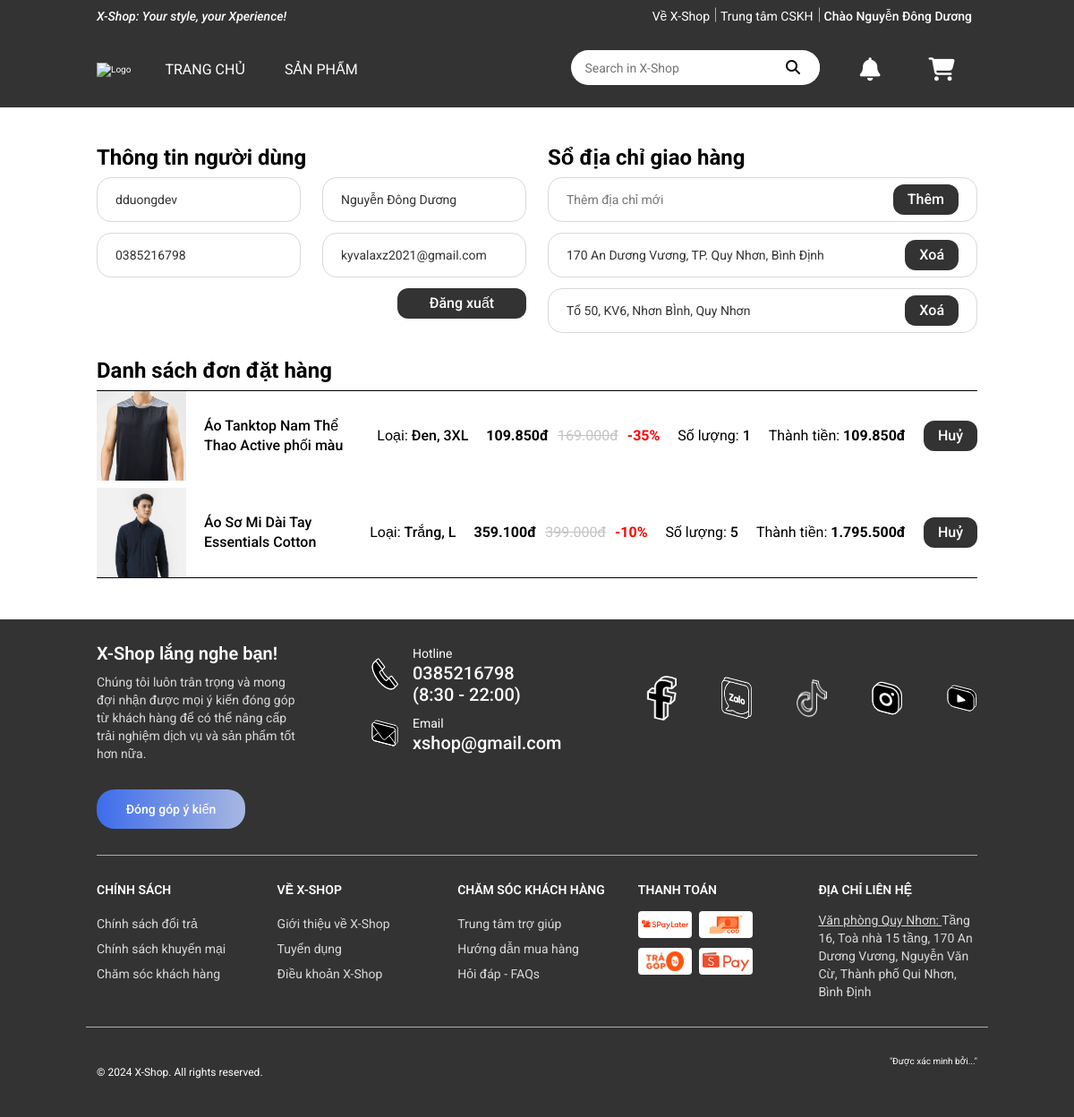
Screenshot of /user_view.php (signed in) with the database file from the repository.
### tables this page shows
CREATE TABLE `users` (
  `id` bigint(20) NOT NULL,
  `user_name` varchar(255) NOT NULL,
  `email` varchar(255) NOT NULL,
  `user_password` varchar(255) NOT NULL,
  `phone` varchar(15) NOT NULL,
  `user_role` enum('admin','customer') DEFAULT NULL,
  `fullname` varchar(255) NOT NULL
);

CREATE TABLE `addresses` (
  `id` bigint(20) NOT NULL,
  `user_id` bigint(20) NOT NULL,
  `address` text DEFAULT NULL
);

CREATE TABLE `orders` (
  `id` bigint(20) NOT NULL,
  `user_id` bigint(20) NOT NULL,
  `payment_method` enum('online','offline') NOT NULL,
  `created_at` timestamp NOT NULL DEFAULT current_timestamp(),
  `order_status` tinyint(4) DEFAULT 1,
  `product_size_id` bigint(20) NOT NULL,
  `quantity` int(11) NOT NULL,
  `delivery_phone` varchar(15) DEFAULT NULL,
  `note` text DEFAULT NULL,
  `delivery_address` text DEFAULT NULL
);

CREATE TABLE `products` (
  `id` bigint(20) NOT NULL,
  `product_name` varchar(100) NOT NULL,
  `unit_price` double NOT NULL,
  `discount_percentage` float DEFAULT 0,
  `product_desc` longtext DEFAULT NULL CHECK (json_valid(`product_desc`)),
  `slug` text NOT NULL,
  `main_img` varchar(255) NOT NULL,
  `release_date` datetime DEFAULT current_timestamp()
);

CREATE TABLE `colors` (
  `id` bigint(20) NOT NULL,
  `color_name` varchar(100) NOT NULL,
  `img` varchar(255) NOT NULL,
  `slug` text NOT NULL
);

CREATE TABLE `sizes` (
  `id` bigint(20) NOT NULL,
  `size_name` varchar(100) NOT NULL
);

### user_view.php (the view, shortened to what this page needs)
<?php
    require_once './php/dbconnect.php';
    $get_user_info_query = "SELECT id, fullname, email, phone FROM users WHERE user_name = ?";
    $stmt = $_conn->prepare($get_user_info_query);
    $stmt->bind_param('s', $_SESSION['username']);
    $stmt->execute();
    $result = $stmt->get_result();
    $user_info = $result->fetch_assoc();
    $get_all_addresses_query = "SELECT addresses.*
                                FROM addresses
                                JOIN users
                                ON users.id = addresses.user_id
                                WHERE user_name = ?";
    $stmt = $_conn->prepare($get_all_addresses_query);
    $stmt->bind_param('s', $_SESSION['username']);
    $stmt->execute();
    $result = $stmt->get_result();
    $addresses = $result->fetch_all();
    $get_all_orders_query = "SELECT orders.id AS id, product_name, main_img, unit_price, discount_percentage, color_name, size_name, orders.quantity AS quantity
                                FROM orders
                                JOIN products_size
                                ON orders.product_size_id = products_size.id
                                JOIN products_color
                                ON products_color.id = products_size.product_color_id
                                JOIN products
                                ON products.id = products_color.product_id
                                JOIN users
                                ON orders.user_id = users.id
                                JOIN colors
                                ON products_color.color_id = colors.id
                                JOIN sizes
                                ON products_size.size_id = sizes.id
                                WHERE users.user_name = ?";
    $stmt = $_conn->prepare($get_all_orders_query);
    $stmt->bind_param('s', $_SESSION['username']);
    $stmt->execute();
    $result = $stmt->get_result();
    $orders = $result->fetch_all();
?>
<!DOCTYPE html>
<html lang="en">
<head>
    <link rel="stylesheet" href="https://cdnjs.cloudflare.com/ajax/libs/normalize/8.0.1/normalize.min.css">
    <link rel="stylesheet" href="../css/grid.css">
    <link rel="stylesheet" href="../css/base.css">
    <link rel="stylesheet" href="../css/main.css">
    <link rel="stylesheet" href="https://cdnjs.cloudflare.com/ajax/libs/font-awesome/6.5.1/css/all.min.css">
</head>
<body>
    <div class="app">
        <?php include "header.php" ?>
        <div class="container">
            <div class="grid wide">
                <div class="row">
                    <div class="col l-6">
                        <div class="user__session">
                            <div class="user__session-heading">
                                Thông tin người dùng
                            </div>
                            <div class="user__session-content">
                                <div class="row ud__row-padding-v6">
                                    <div class="col l-6">
                                        <span class="user__form-control"><?php echo $_SESSION['username']; ?></span>
                                    </div>
                                    <div class="col l-6">
                                        <input type="text" name="user_info" placeholder="Họ tên" class="user__form-control js-input--fullname" value="<?php echo $user_info['fullname'] ?>" required>
                                    </div>
                                </div>
                                <div class="row ud__row-padding-v6">
                                    <div class="col l-6">
                                        <input type="tel" name="user_info" placeholder="Số điện thoại" class="user__form-control js-input--phone" value="<?php echo $user_info['phone'] ?>" required>
                                    </div>
                                    <div class="col l-6">
                                        <input type="email" name="user_info" placeholder="Email" class="user__form-control js-input--email" value="<?php echo $user_info['email'] ?>" required>
                                    </div>
                                </div>
                                <div class="row ud__row-padding-v6">
                                    <div class="col l-4 l-o-4">
                                    </div>
                                    <div class="col l-4">
                                        <button class="user__button user__button--action js-logout-button">Đăng xuất</button>
                                    </div>
                                </div>
                            </div>
                        </div>
                    </div>
                    <div class="col l-6">
                        <div class="user__session">
                            <div class="user__session-heading">
                                Sổ địa chỉ giao hàng
                            </div>
                            <div id="user__address-container" class="user__session-content">
                                <div class="row ud__row-padding-v6">
                                    <div class="col l-12">
                                        <label for="user__input-new-address" class="user__form-control">
                                            <input id="user__input-new-address" type="text" name="" placeholder="Thêm địa chỉ mới" class="user__form-control user__form-control--new-address js-input--new-address" value="" required>
                                            <button class="user__button js-add-new-address-button">Thêm</button>
                                        </label>
                                    </div>
                                </div>
                                    <?php
                                        if(count($addresses) > 0){
                                            foreach($addresses as $value){
                                                echo '<div class="row ud__row-padding-v6 address_item">';
                                                echo '<div class="col l-12">';
                                                echo '<span class="user__form-control">';
                                                echo '<span>'.$value[2].'</span>';
                                                echo '<button value="'.$value[0].'" class="user__button js-delete-address-button">Xoá</button>';
                                                echo '</span>';
                                                echo '</div>';
                                                echo '</div>';
                                            }
                                        }
                                    ?>
                            </div>
                        </div>
                    </div>
                </div>
                <div class="row">
                    <div class="col l-12">
                        <div class="user__session user__session--orders">
                            <div class="user__session-heading">
                                Danh sách đơn đặt hàng
                            </div>
                            <div class="user__session-content user__session-content--orders">
                                <?php
                                    if(count($orders) > 0){
                                        foreach($orders as $order){
                                            echo '<div class="user__order">';
                                            echo '<img src="'.$order[2].'" alt="" class="user__order-img">';
                                            echo '<span class="user__order-name">'.$order[1].'</span>';
                                            echo '<span>Loại: <span class="user__order-option">'.$order[5].', '.$order[6].'</span></span>';
                                            echo '<span class="user__order-price">';
                                            if($order[4] > 0.0){
                                                echo '<span class="user__order-current-price">'.number_format($order[3] * (1 - $order[4]), 0, ',', '.').'đ</span>';
                                                echo '<span class="user__order-old-price">'.number_format($order[3], 0, ',', '.').'đ</span>';
                                                echo '<span class="user__order-discount">-'.($order[4] * 100).'%</span>';
                                            }
                                            else {
                                                echo '<span class="user__order-current-price">'.number_format($order[3], 0, ',', '.').'đ</span>';
                                            }
                                            echo '</span>';
                                            echo '<span>Số lượng: <span class="user__order-quantity">'.$order[7].'</span></span>';
                                            $total = ($order[4] > 0.0) ? $order[3] * (1 - $order[4]) * $order[7] : $order[3] * $order[7];
                                            echo '<span>Thành tiền: <span class="user__order-total">'.number_format($total, 0, ',', '.').'đ</span></span>';
                                            echo '<button value="'.$order[0].'" class="user__button js-delete-order-button">Huỷ</button>';
                                            echo '</div>';
                                        }
                                    }
                                ?>
                            </div>
                        </div>
                    </div>
                </div>
            </div>
        </div>
        <?php include "footer.php" ?>
    </div>
</body>
</html>

### css/grid.css (style rules this page uses)
.grid { width: 100%; display: block; padding: 0; }
.grid.wide { max-width: 1200px; margin: 0 auto; }
.row { display: flex; flex-wrap: wrap; margin-left: -4px; margin-right: -4px; }
.col { padding-left: 4px; padding-right: 4px; }
@media (min-width: 740px) { .row { margin-left: -8px; margin-right: -8px; } }
@media (min-width: 740px) { .col { padding-left: 8px; padding-right: 8px; } }
@media (min-width: 1113px) { .row { margin-left: -12px; margin-right: -12px; } }
@media (min-width: 1113px) { .col { padding-left: 12px; padding-right: 12px; } }
@media (min-width: 1113px) { .l-1, .l-2, .l-2-4, .l-3, .l-4, .l-5, .l-6, .l-7, .l-8, .l-9, .l-10, .l-11, .l-12 { display: block; } }
@media (min-width: 1113px) { .l-4 { flex: 0 0 33.33333%; max-width: 33.33333%; } }
@media (min-width: 1113px) { .l-6 { flex: 0 0 50%; max-width: 50%; } }
@media (min-width: 1113px) { .l-12 { flex: 0 0 100%; max-width: 100%; } }
@media (min-width: 1113px) { .l-o-4 { margin-left: 33.33333%; } }
@media (min-width: 1024px) and (max-width: 1239px) { .wide { width: 984px; } }
@media (min-width: 1024px) and (max-width: 1239px) { .wide .row { margin-left: -12px; margin-right: -12px; } }
@media (min-width: 1024px) and (max-width: 1239px) { .wide .col { padding-left: 12px; padding-right: 12px; } }
@media (min-width: 1024px) and (max-width: 1239px) { .wide .l-1, .wide .l-2, .wide .l-2-4, .wide .l-3, .wide .l-4, .wide .l-5, .wide .l-6, .wide .l-7, .wide .l-8, .wide .l-9, .wide .l-10, .wide .l-11, .wide .l-12 { display: block; } }
@media (min-width: 1024px) and (max-width: 1239px) { .wide .l-4 { flex: 0 0 33.33333%; max-width: 33.33333%; } }
@media (min-width: 1024px) and (max-width: 1239px) { .wide .l-6 { flex: 0 0 50%; max-width: 50%; } }
@media (min-width: 1024px) and (max-width: 1239px) { .wide .l-12 { flex: 0 0 100%; max-width: 100%; } }
@media (min-width: 1024px) and (max-width: 1239px) { .wide .l-o-4 { margin-left: 33.33333%; } }

### css/base.css (style rules this page uses)
:root { --white-color: #fff; --black-color: #000; --text-color: #333; --topbar-height: 36px; --header-inner-height: 84px; --header-height: calc(var(--topbar-height) + var(--header-inner-height)); --header-inner-button-height: calc(var(--header-inner-height) - 4px); }
* { box-sizing: inherit; }
html { font-size: 62.5%; line-height: 1.6rem; box-sizing: border-box; font-family: 'Roboto', sans-serif; }
.ud__row-padding-v6 { padding-top: 6px; padding-bottom: 6px; }

### css/main.css (style rules this page uses)
.container { display: flex; padding-bottom: 40px; padding-top: calc(40px + var(--header-height)); }
.user__order-name, .payment-gateway__product-name { flex: 1; font-weight: 500; line-height: 2.2rem; }
.user__order-img, .payment-gateway__product-img { width: 10rem; height: 10rem; object-fit: cover; object-position: top; }
.user__order-price, .payment-gateway__product-price { display: flex; gap: 1rem; }
.user__order-current-price, .payment-gateway__product-current-price { font-weight: bolder; }
.user__order-old-price, .payment-gateway__product-old-price { color: #c4c4c4; text-decoration: line-through; }
.user__order-discount, .payment-gateway__discount { color: #ff0000; font-weight: 700; }
.user__order-total, .payment-gateway__product-total-amount { font-weight: bolder; }
.user__form-control { background: #fff; border: 1px solid #d9d9d9; box-sizing: border-box; border-radius: 16px; height: 50px; width: 100%; padding: 5px 20px; transition: all .2s; display: flex; align-items: center; font-size: 1.4rem; color: var(--text-color); overflow: hidden; }
.user__button { margin-left: auto; border: none; background-color: rgba(0, 0, 0, 0.8); color: #fff; padding: 8px 16px; border-radius: 12px; font-weight: 500; cursor: pointer; font-size: 1.6rem; }
input.user__form-control.user__form-control--new-address { border: none; outline: none; padding: 0; }
.user__session-heading { font-size: 2.4rem; font-weight: bolder; padding: 8px 0; }
.user__session.user__session--orders { margin-top: 2rem; }
.user__session-content.user__session-content--orders { border-top: #000 1px solid; border-bottom: #000 1px solid; margin-top: 6px; margin-bottom: 6px; }
.user__order { display: flex; align-items: center; justify-content: center; gap: 2rem; font-size: 1.6rem; }
.user__order-option, .user__order-quantity { font-weight: 500; }
.user__button--action { width: 100%; }
.user__order + .user__order { margin-top: 8px; }

### rows the page displays
users: user_info "Nguyễn Đông Dương", user_info "0385216798", user_info "kyvalaxz2021@gmail.com"
addresses: address "170 An Dương Vương, TP. Quy Nhơn, Bình Định", $value[0] 21 (drawn)
addresses: address "Tổ 50, KV6, Nhơn BÌnh, Quy Nhơn", $value[0] 22 (drawn)
orders: products.main_img (picture), products.product_name "Áo Tanktop Nam Thể Thao Active phối màu", colors.color_name "Đen", sizes.size_name "3XL", products.unit_price+discount_percentage "109.850", products.unit_price "169.000", products.discount_percentage "35", quantity "1", quantity.unit_price "109.850", $order[0] 12 (drawn)
orders: products.main_img (picture), products.product_name "Áo Sơ Mi Dài Tay Essentials Cotton", colors.color_name "Trắng", sizes.size_name "L", products.unit_price+discount_percentage "359.100", products.unit_price "399.000", products.discount_percentage "10", quantity "5", quantity.unit_price "1.795.500", $order[0] 17 (drawn)

### other values shown
$_SESSION['fullname'] "Nguyễn Đông Dương"
$_SESSION['username'] "dduongdev"
